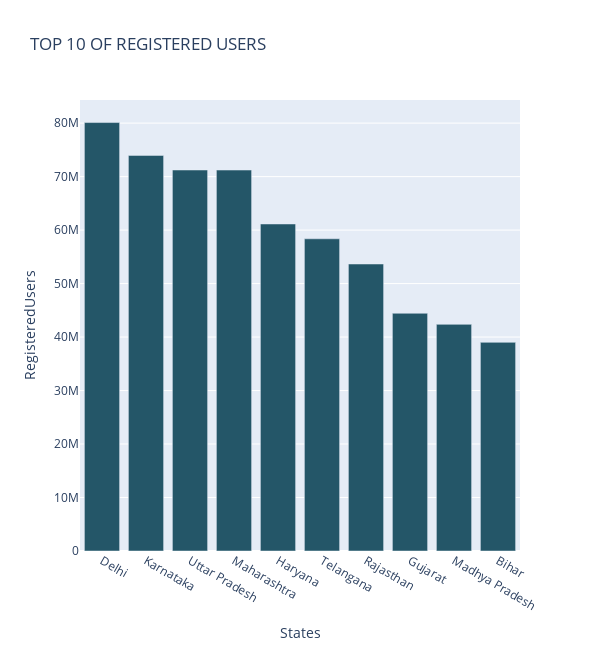
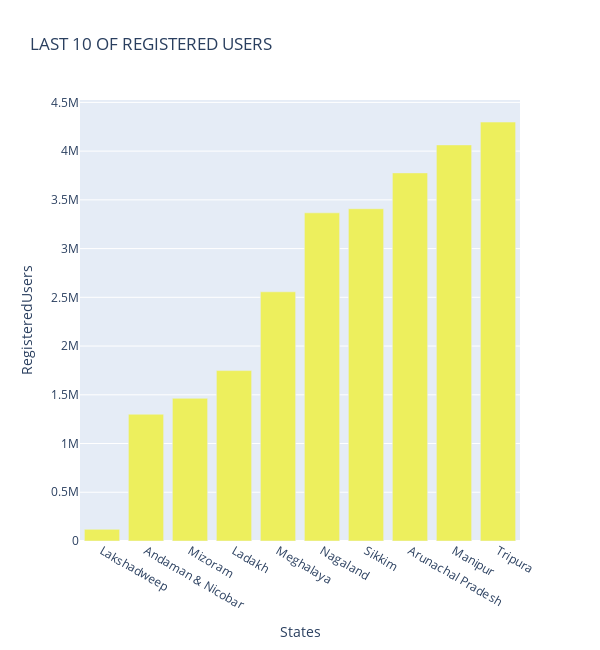
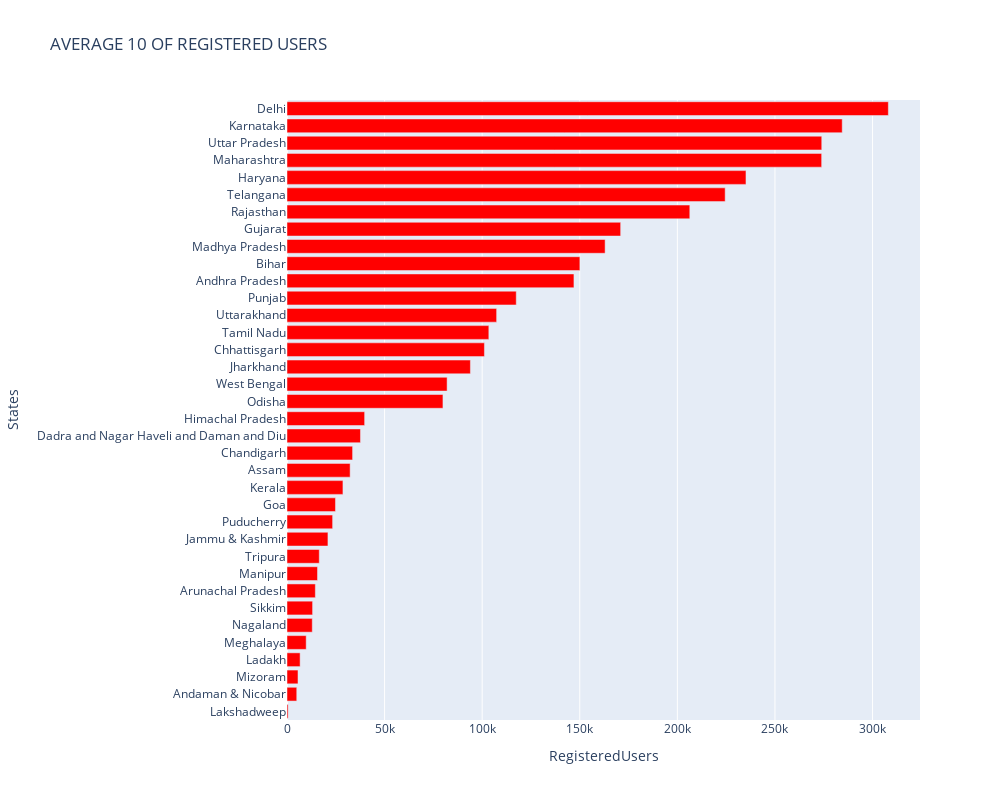

The notebook cell saved with these charts, in order:
### Code cell
top_chart_registered_users('top_user')

### Figure 1 — Plotly figure (JSON) as saved in the notebook; plotly's stock layout.template omitted (floating-point values rounded to 4 significant figures)
{"data": [{"alignmentgroup": "True", "hovertemplate": "<b>%{hovertext}</b><br><br>States=%{x}<br>RegisteredUsers=%{y}<extra></extra>", "hovertext": ["Delhi", "Karnataka", "Uttar Pradesh", "Maharashtra", "Haryana", "Telangana", "Rajasthan", "Gujarat", "Madhya Pradesh", "Bihar"], "legendgroup": "", "marker": {"color": "rgb(36, 86, 104)", "pattern": {"shape": ""}}, "name": "", "offsetgroup": "", "orientation": "v", "showlegend": false, "textposition": "auto", "type": "bar", "x": ["Delhi", "Karnataka", "Uttar Pradesh", "Maharashtra", "Haryana", "Telangana", "Rajasthan", "Gujarat", "Madhya Pradesh", "Bihar"], "xaxis": "x", "y": [80104448, 73960197, 71232188, 71220970, 61140068, 58367890, 53656303, 44445427, 42375591, 39013604], "yaxis": "y"}], "layout": {"barmode": "relative", "height": 650, "legend": {"tracegroupgap": 0}, "title": {"text": "TOP 10 OF REGISTERED USERS"}, "width": 600, "xaxis": {"anchor": "y", "domain": [0, 1], "title": {"text": "States"}}, "yaxis": {"anchor": "x", "domain": [0, 1], "title": {"text": "RegisteredUsers"}}}}

### Figure 2 — Plotly figure (JSON) as saved in the notebook; plotly's stock layout.template omitted (floating-point values rounded to 4 significant figures)
{"data": [{"alignmentgroup": "True", "hovertemplate": "<b>%{hovertext}</b><br><br>States=%{x}<br>RegisteredUsers=%{y}<extra></extra>", "hovertext": ["Lakshadweep", "Andaman & Nicobar", "Mizoram", "Ladakh", "Meghalaya", "Nagaland", "Sikkim", "Arunachal Pradesh", "Manipur", "Tripura"], "legendgroup": "", "marker": {"color": "rgb(237, 239, 93)", "pattern": {"shape": ""}}, "name": "", "offsetgroup": "", "orientation": "v", "showlegend": false, "textposition": "auto", "type": "bar", "x": ["Lakshadweep", "Andaman & Nicobar", "Mizoram", "Ladakh", "Meghalaya", "Nagaland", "Sikkim", "Arunachal Pradesh", "Manipur", "Tripura"], "xaxis": "x", "y": [119533, 1300538, 1463708, 1748269, 2556413, 3366608, 3408791, 3776554, 4063676, 4298194], "yaxis": "y"}], "layout": {"barmode": "relative", "height": 650, "legend": {"tracegroupgap": 0}, "title": {"text": "LAST 10 OF REGISTERED USERS"}, "width": 600, "xaxis": {"anchor": "y", "domain": [0, 1], "title": {"text": "States"}}, "yaxis": {"anchor": "x", "domain": [0, 1], "title": {"text": "RegisteredUsers"}}}}

### Figure 3 — Plotly figure (JSON) as saved in the notebook; plotly's stock layout.template omitted (floating-point values rounded to 4 significant figures)
{"data": [{"alignmentgroup": "True", "hovertemplate": "<b>%{hovertext}</b><br><br>RegisteredUsers=%{x}<br>States=%{y}<extra></extra>", "hovertext": ["Lakshadweep", "Andaman & Nicobar", "Mizoram", "Ladakh", "Meghalaya", "Nagaland", "Sikkim", "Arunachal Pradesh", "Manipur", "Tripura", "Jammu & Kashmir", "Puducherry", "Goa", "Kerala", "Assam", "Chandigarh", "Dadra and Nagar Haveli and Daman and Diu", "Himachal Pradesh", "Odisha", "West Bengal", "Jharkhand", "Chhattisgarh", "Tamil Nadu", "Uttarakhand", "Punjab", "Andhra Pradesh", "Bihar", "Madhya Pradesh", "Gujarat", "Rajasthan", "Telangana", "Haryana", "Maharashtra", "Uttar Pradesh", "Karnataka", "Delhi"], "legendgroup": "", "marker": {"color": "rgb(255,0,0)", "pattern": {"shape": ""}}, "name": "", "offsetgroup": "", "orientation": "h", "showlegend": false, "textposition": "auto", "type": "bar", "x": [574.7, 5002.0, 5630.0, 6724.0, 9832.0, 12950.0, 13110.0, 14530.0, 15630.0, 16530.0, 20980.0, 23370.0, 24830.0, 28660.0, 32350.0, 33610.0, 37640.0, 39780.0, 79900.0, 82020.0, 93970.0, 101200.0, 103400.0, 107400.0, 117500.0, 147000.0, 150100.0, 163000.0, 170900.0, 206400.0, 224500.0, 235200.0, 273900.0, 274000.0, 284500.0, 308100.0], "xaxis": "x", "y": ["Lakshadweep", "Andaman & Nicobar", "Mizoram", "Ladakh", "Meghalaya", "Nagaland", "Sikkim", "Arunachal Pradesh", "Manipur", "Tripura", "Jammu & Kashmir", "Puducherry", "Goa", "Kerala", "Assam", "Chandigarh", "Dadra and Nagar Haveli and Daman and Diu", "Himachal Pradesh", "Odisha", "West Bengal", "Jharkhand", "Chhattisgarh", "Tamil Nadu", "Uttarakhand", "Punjab", "Andhra Pradesh", "Bihar", "Madhya Pradesh", "Gujarat", "Rajasthan", "Telangana", "Haryana", "Maharashtra", "Uttar Pradesh", "Karnataka", "Delhi"], "yaxis": "y"}], "layout": {"barmode": "relative", "height": 800, "legend": {"tracegroupgap": 0}, "title": {"text": "AVERAGE 10 OF REGISTERED USERS"}, "width": 1000, "xaxis": {"anchor": "y", "domain": [0, 1], "title": {"text": "RegisteredUsers"}}, "yaxis": {"anchor": "x", "domain": [0, 1], "title": {"text": "States"}}}}
